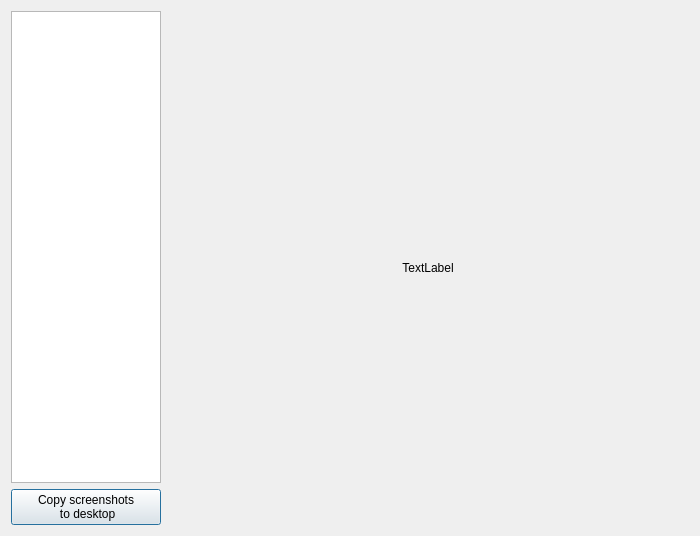
<?xml version="1.0" encoding="UTF-8"?>
<ui version="4.0">
 <class>Dialog</class>
 <widget class="QDialog" name="Dialog">
  <property name="windowModality">
   <enum>Qt::ApplicationModal</enum>
  </property>
  <property name="geometry">
   <rect>
    <x>0</x>
    <y>0</y>
    <width>700</width>
    <height>536</height>
   </rect>
  </property>
  <property name="sizePolicy">
   <sizepolicy hsizetype="Preferred" vsizetype="Preferred">
    <horstretch>70</horstretch>
    <verstretch>0</verstretch>
   </sizepolicy>
  </property>
  <property name="minimumSize">
   <size>
    <width>700</width>
    <height>500</height>
   </size>
  </property>
  <property name="windowTitle">
   <string>View all related screenshots - UrTDSC</string>
  </property>
  <property name="modal">
   <bool>true</bool>
  </property>
  <layout class="QGridLayout" name="gridLayout">
   <item row="0" column="0">
    <layout class="QHBoxLayout" name="horizontalLayout">
     <item>
      <layout class="QVBoxLayout" name="verticalLayout_3">
       <item>
        <widget class="QListWidget" name="screenshotsList">
         <property name="sizePolicy">
          <sizepolicy hsizetype="Minimum" vsizetype="Expanding">
           <horstretch>0</horstretch>
           <verstretch>0</verstretch>
          </sizepolicy>
         </property>
         <property name="minimumSize">
          <size>
           <width>150</width>
           <height>0</height>
          </size>
         </property>
         <property name="maximumSize">
          <size>
           <width>150</width>
           <height>16777215</height>
          </size>
         </property>
        </widget>
       </item>
       <item>
        <widget class="QPushButton" name="copyToDesktop">
         <property name="minimumSize">
          <size>
           <width>150</width>
           <height>0</height>
          </size>
         </property>
         <property name="maximumSize">
          <size>
           <width>150</width>
           <height>16777215</height>
          </size>
         </property>
         <property name="text">
          <string>Copy screenshots
 to desktop</string>
         </property>
        </widget>
       </item>
      </layout>
     </item>
     <item>
      <widget class="QLabel" name="label">
       <property name="sizePolicy">
        <sizepolicy hsizetype="Expanding" vsizetype="Expanding">
         <horstretch>0</horstretch>
         <verstretch>0</verstretch>
        </sizepolicy>
       </property>
       <property name="text">
        <string>TextLabel</string>
       </property>
       <property name="scaledContents">
        <bool>true</bool>
       </property>
       <property name="alignment">
        <set>Qt::AlignCenter</set>
       </property>
      </widget>
     </item>
    </layout>
   </item>
  </layout>
 </widget>
 <resources/>
 <connections/>
</ui>
